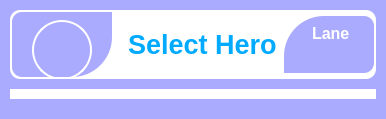
                 <widget class="QWidget" name="hero_stats_container" native="true">
                  <property name="sizePolicy">
                   <sizepolicy hsizetype="Preferred" vsizetype="Preferred">
                    <horstretch>0</horstretch>
                    <verstretch>0</verstretch>
                   </sizepolicy>
                  </property>
                  <property name="minimumSize">
                   <size>
                    <width>0</width>
                    <height>0</height>
                   </size>
                  </property>
                  <property name="maximumSize">
                   <size>
                    <width>16777215</width>
                    <height>16777215</height>
                   </size>
                  </property>
                  <property name="sizeIncrement">
                   <size>
                    <width>-1</width>
                    <height>0</height>
                   </size>
                  </property>
                  <property name="styleSheet">
                   <string notr="true">background-color: rgb(170, 170, 255);
border-radius: 10px;</string>
                  </property>
                  <layout class="QVBoxLayout" name="verticalLayout_19" stretch="1,3,7">
                   <property name="spacing">
                    <number>10</number>
                   </property>
                   <property name="leftMargin">
                    <number>10</number>
                   </property>
                   <property name="topMargin">
                    <number>10</number>
                   </property>
                   <property name="rightMargin">
                    <number>10</number>
                   </property>
                   <property name="bottomMargin">
                    <number>10</number>
                   </property>
                   <item alignment="Qt::AlignVCenter">
                    <widget class="QWidget" name="hero_info" native="true">
                     <property name="sizePolicy">
                      <sizepolicy hsizetype="Preferred" vsizetype="Preferred">
                       <horstretch>0</horstretch>
                       <verstretch>0</verstretch>
                      </sizepolicy>
                     </property>
                     <property name="minimumSize">
                      <size>
                       <width>0</width>
                       <height>0</height>
                      </size>
                     </property>
                     <property name="maximumSize">
                      <size>
                       <width>16777215</width>
                       <height>100</height>
                      </size>
                     </property>
                     <property name="styleSheet">
                      <string notr="true"/>
                     </property>
                     <layout class="QHBoxLayout" name="horizontalLayout_13" stretch="5">
                      <property name="spacing">
                       <number>8</number>
                      </property>
                      <property name="leftMargin">
                       <number>0</number>
                      </property>
                      <property name="topMargin">
                       <number>0</number>
                      </property>
                      <property name="rightMargin">
                       <number>0</number>
                      </property>
                      <property name="bottomMargin">
                       <number>0</number>
                      </property>
                      <item alignment="Qt::AlignVCenter">
                       <widget class="QFrame" name="frame">
                        <property name="sizePolicy">
                         <sizepolicy hsizetype="Preferred" vsizetype="Fixed">
                          <horstretch>0</horstretch>
                          <verstretch>0</verstretch>
                         </sizepolicy>
                        </property>
                        <property name="styleSheet">
                         <string notr="true">background-color: rgb(255, 255, 255);</string>
                        </property>
                        <property name="frameShape">
                         <enum>QFrame::StyledPanel</enum>
                        </property>
                        <property name="frameShadow">
                         <enum>QFrame::Raised</enum>
                        </property>
                        <layout class="QHBoxLayout" name="horizontalLayout_8" stretch="1,5,1">
                         <property name="leftMargin">
                          <number>2</number>
                         </property>
                         <property name="topMargin">
                          <number>2</number>
                         </property>
                         <property name="rightMargin">
                          <number>2</number>
                         </property>
                         <property name="bottomMargin">
                          <number>2</number>
                         </property>
                         <item alignment="Qt::AlignHCenter|Qt::AlignVCenter">
                          <widget class="QWidget" name="icon_widget" native="true">
                           <property name="minimumSize">
                            <size>
                             <width>100</width>
                             <height>65</height>
                            </size>
                           </property>
                           <property name="styleSheet">
                            <string notr="true">background-color: rgb(170, 170, 255);
border-top-left-radius: 10px;
border-bottom-left-radius: 10px;
border-top-right-radius: 0px;
border-bottom-right-radius: 40px;</string>
                           </property>
                           <layout class="QHBoxLayout" name="horizontalLayout_12">
                            <property name="spacing">
                             <number>0</number>
                            </property>
                            <property name="leftMargin">
                             <number>20</number>
                            </property>
                            <property name="topMargin">
                             <number>8</number>
                            </property>
                            <property name="rightMargin">
                             <number>0</number>
                            </property>
                            <property name="bottomMargin">
                             <number>8</number>
                            </property>
                            <item alignment="Qt::AlignLeft|Qt::AlignVCenter">
                             <widget class="QLabel" name="hero_icon">
                              <property name="sizePolicy">
                               <sizepolicy hsizetype="Fixed" vsizetype="Fixed">
                                <horstretch>0</horstretch>
                                <verstretch>0</verstretch>
                               </sizepolicy>
                              </property>
                              <property name="minimumSize">
                               <size>
                                <width>60</width>
                                <height>60</height>
                               </size>
                              </property>
                              <property name="styleSheet">
                               <string notr="true">image: url(:/icons/icons/empty_hero.png);
border-radius: 30px; border: 2px solid; border-color:rgb(255, 255, 255);</string>
                              </property>
                              <property name="text">
                               <string/>
                              </property>
                              <property name="alignment">
                               <set>Qt::AlignCenter</set>
                              </property>
                             </widget>
                            </item>
                           </layout>
                          </widget>
                         </item>
                         <item alignment="Qt::AlignVCenter">
                          <widget class="QWidget" name="name_widget" native="true">
                           <property name="sizePolicy">
                            <sizepolicy hsizetype="Preferred" vsizetype="Preferred">
                             <horstretch>0</horstretch>
                             <verstretch>0</verstretch>
                            </sizepolicy>
                           </property>
                           <layout class="QVBoxLayout" name="verticalLayout_22">
                            <property name="spacing">
                             <number>0</number>
                            </property>
                            <property name="leftMargin">
                             <number>10</number>
                            </property>
                            <property name="topMargin">
                             <number>0</number>
                            </property>
                            <property name="rightMargin">
                             <number>0</number>
                            </property>
                            <property name="bottomMargin">
                             <number>0</number>
                            </property>
                            <item alignment="Qt::AlignVCenter">
                             <widget class="QFrame" name="name_frame">
                              <property name="frameShape">
                               <enum>QFrame::StyledPanel</enum>
                              </property>
                              <property name="frameShadow">
                               <enum>QFrame::Raised</enum>
                              </property>
                              <layout class="QVBoxLayout" name="verticalLayout_23">
                               <property name="spacing">
                                <number>0</number>
                               </property>
                               <property name="leftMargin">
                                <number>0</number>
                               </property>
                               <property name="topMargin">
                                <number>0</number>
                               </property>
                               <property name="rightMargin">
                                <number>0</number>
                               </property>
                               <property name="bottomMargin">
                                <number>0</number>
                               </property>
                               <item alignment="Qt::AlignHCenter|Qt::AlignVCenter">
                                <widget class="QLabel" name="hero_name">
                                 <property name="sizePolicy">
                                  <sizepolicy hsizetype="Fixed" vsizetype="Preferred">
                                   <horstretch>0</horstretch>
                                   <verstretch>0</verstretch>
                                  </sizepolicy>
                                 </property>
                                 <property name="minimumSize">
                                  <size>
                                   <width>150</width>
                                   <height>0</height>
                                  </size>
                                 </property>
                                 <property name="text">
                                  <string>&lt;html&gt;&lt;head/&gt;&lt;body&gt;&lt;p&gt;&lt;span style=&quot; font-size:20pt; font-weight:700; color:#00aaff;&quot;&gt;Select Hero&lt;/span&gt;&lt;/p&gt;&lt;/body&gt;&lt;/html&gt;</string>
                                 </property>
                                </widget>
                               </item>
                              </layout>
                             </widget>
                            </item>
                           </layout>
                          </widget>
                         </item>
                         <item alignment="Qt::AlignHCenter">
                          <widget class="QFrame" name="role_info">
                           <property name="sizePolicy">
                            <sizepolicy hsizetype="Preferred" vsizetype="Fixed">
                             <horstretch>0</horstretch>
                             <verstretch>0</verstretch>
                            </sizepolicy>
                           </property>
                           <property name="minimumSize">
                            <size>
                             <width>90</width>
                             <height>0</height>
                            </size>
                           </property>
                           <property name="styleSheet">
                            <string notr="true">background-color: rgb(170, 170, 255);
border-top-left-radius: 40px;
border-top-right-radius: 10px;
border-bottom-left-radius: 0px;
border-bottom-right-radius: 10px;


</string>
                           </property>
                           <property name="frameShape">
                            <enum>QFrame::StyledPanel</enum>
                           </property>
                           <property name="frameShadow">
                            <enum>QFrame::Raised</enum>
                           </property>
                           <layout class="QVBoxLayout" name="verticalLayout_5">
                            <property name="spacing">
                             <number>8</number>
                            </property>
                            <property name="leftMargin">
                             <number>15</number>
                            </property>
                            <property name="topMargin">
                             <number>8</number>
                            </property>
                            <property name="rightMargin">
                             <number>10</number>
                            </property>
                            <property name="bottomMargin">
                             <number>8</number>
                            </property>
                            <item alignment="Qt::AlignHCenter">
                             <widget class="QFrame" name="frame_2">
                              <property name="frameShape">
                               <enum>QFrame::StyledPanel</enum>
                              </property>
                              <property name="frameShadow">
                               <enum>QFrame::Raised</enum>
                              </property>
                              <layout class="QHBoxLayout" name="horizontalLayout_15">
                               <property name="spacing">
                                <number>0</number>
                               </property>
                               <property name="leftMargin">
                                <number>0</number>
                               </property>
                               <property name="topMargin">
                                <number>0</number>
                               </property>
                               <property name="rightMargin">
                                <number>0</number>
                               </property>
                               <property name="bottomMargin">
                                <number>0</number>
                               </property>
                               <item alignment="Qt::AlignHCenter">
                                <widget class="QLabel" name="hero_lane">
                                 <property name="text">
                                  <string>&lt;html&gt;&lt;head/&gt;&lt;body&gt;&lt;p&gt;&lt;span style=&quot; font-size:12pt; font-weight:700; color:#fff;&quot;&gt;Lane&lt;/span&gt;&lt;/p&gt;&lt;/body&gt;&lt;/html&gt;</string>
                                 </property>
                                </widget>
                               </item>
                              </layout>
                             </widget>
                            </item>
                            <item alignment="Qt::AlignHCenter">
                             <widget class="QFrame" name="role_frame">
                              <property name="minimumSize">
                               <size>
                                <width>0</width>
                                <height>0</height>
                               </size>
                              </property>
                              <property name="styleSheet">
                               <string notr="true"/>
                              </property>
                              <property name="frameShape">
                               <enum>QFrame::StyledPanel</enum>
                              </property>
                              <property name="frameShadow">
                               <enum>QFrame::Plain</enum>
                              </property>
                              <layout class="QHBoxLayout" name="horizontalLayout_7">
                               <property name="spacing">
                                <number>4</number>
                               </property>
                               <property name="leftMargin">
                                <number>0</number>
                               </property>
                               <property name="topMargin">
                                <number>0</number>
                               </property>
                               <property name="rightMargin">
                                <number>0</number>
                               </property>
                               <property name="bottomMargin">
                                <number>0</number>
                               </property>
                               <item>
                                <widget class="QLabel" name="role1">
                                 <property name="minimumSize">
                                  <size>
                                   <width>0</width>
                                   <height>0</height>
                                  </size>
                                 </property>
                                 <property name="maximumSize">
                                  <size>
                                   <width>30</width>
                                   <height>30</height>
                                  </size>
                                 </property>
                                 <property name="text">
                                  <string/>
                                 </property>
                                 <property name="pixmap">
                                  <pixmap resource="../rsc.qrc">:/icons/images/hero_roles/no_role.png</pixmap>
                                 </property>
                                 <property name="scaledContents">
                                  <bool>true</bool>
                                 </property>
                                </widget>
                               </item>
                               <item>
                                <widget class="QLabel" name="role2">
                                 <property name="minimumSize">
                                  <size>
                                   <width>0</width>
                                   <height>0</height>
                                  </size>
                                 </property>
                                 <property name="maximumSize">
                                  <size>
                                   <width>30</width>
                                   <height>30</height>
                                  </size>
                                 </property>
                                 <property name="text">
                                  <string/>
                                 </property>
                                 <property name="pixmap">
                                  <pixmap resource="../rsc.qrc">:/icons/images/hero_roles/no_role.png</pixmap>
                                 </property>
                                 <property name="scaledContents">
                                  <bool>true</bool>
                                 </property>
                                </widget>
                               </item>
                              </layout>
                             </widget>
                            </item>
                           </layout>
                          </widget>
                         </item>
                        </layout>
                       </widget>
                      </item>
                     </layout>
                    </widget>
                   </item>
                   <item>
                    <widget class="QWidget" name="hero_attr" native="true">
                     <property name="sizePolicy">
                      <sizepolicy hsizetype="Preferred" vsizetype="Preferred">
                       <horstretch>0</horstretch>
                       <verstretch>0</verstretch>
                      </sizepolicy>
                     </property>
                     <property name="maximumSize">
                      <size>
                       <width>16777215</width>
                       <height>150</height>
                      </size>
                     </property>
                     <property name="styleSheet">
                      <string notr="true">background-color: rgb(255, 255, 255);
border-radius: 15px;</string>
                     </property>
                     <layout class="QVBoxLayout" name="verticalLayout_21">
                      <property name="leftMargin">
                       <number>5</number>
                      </property>
                      <property name="topMargin">
                       <number>5</number>
                      </property>
                      <property name="rightMargin">
                       <number>5</number>
                      </property>
                      <property name="bottomMargin">
                       <number>5</number>
                      </property>
                      <item>
                       <widget class="QWidget" name="pie_widget" native="true">
                        <property name="sizePolicy">
                         <sizepolicy hsizetype="Expanding" vsizetype="Expanding">
                          <horstretch>0</horstretch>
                          <verstretch>0</verstretch>
                         </sizepolicy>
                        </property>
                        <property name="styleSheet">
                         <string notr="true"/>
                        </property>
                        <layout class="QVBoxLayout" name="verticalLayout_26">
                         <property name="spacing">
                          <number>0</number>
                         </property>
                         <property name="leftMargin">
                          <number>0</number>
                         </property>
                         <property name="topMargin">
                          <number>0</number>
                         </property>
                         <property name="rightMargin">
                          <number>0</number>
                         </property>
                         <property name="bottomMargin">
                          <number>0</number>
                         </property>
                         <item>
                          <layout class="QHBoxLayout" name="pie_layout"/>
                         </item>
                        </layout>
                       </widget>
                      </item>
                     </layout>
                    </widget>
                   </item>
                   <item>
                    <widget class="QWidget" name="attr_widget" native="true">
                     <property name="sizePolicy">
                      <sizepolicy hsizetype="Preferred" vsizetype="Preferred">
                       <horstretch>0</horstretch>
                       <verstretch>0</verstretch>
                      </sizepolicy>
                     </property>
                     <layout class="QVBoxLayout" name="verticalLayout_20">
                      <property name="leftMargin">
                       <number>0</number>
                      </property>
                      <property name="topMargin">
                       <number>0</number>
                      </property>
                      <property name="rightMargin">
                       <number>0</number>
                      </property>
                      <property name="bottomMargin">
                       <number>0</number>
                      </property>
                      <item>
                       <widget class="QWidget" name="attr_container" native="true">
                        <property name="styleSheet">
                         <string notr="true">background-color: rgb(255, 255, 255);
border-radius: 15px;</string>
                        </property>
                        <layout class="QVBoxLayout" name="verticalLayout_24">
                         <property name="spacing">
                          <number>0</number>
                         </property>
                         <property name="leftMargin">
                          <number>0</number>
                         </property>
                         <property name="topMargin">
                          <number>0</number>
                         </property>
                         <property name="rightMargin">
                          <number>0</number>
                         </property>
                         <property name="bottomMargin">
                          <number>0</number>
                         </property>
                         <item>
                          <layout class="QVBoxLayout" name="attr_layout">
                           <property name="leftMargin">
                            <number>10</number>
                           </property>
                           <property name="rightMargin">
                            <number>10</number>
                           </property>
                          </layout>
                         </item>
                        </layout>
                       </widget>
                      </item>
                     </layout>
                    </widget>
                   </item>
                  </layout>
                 </widget>
